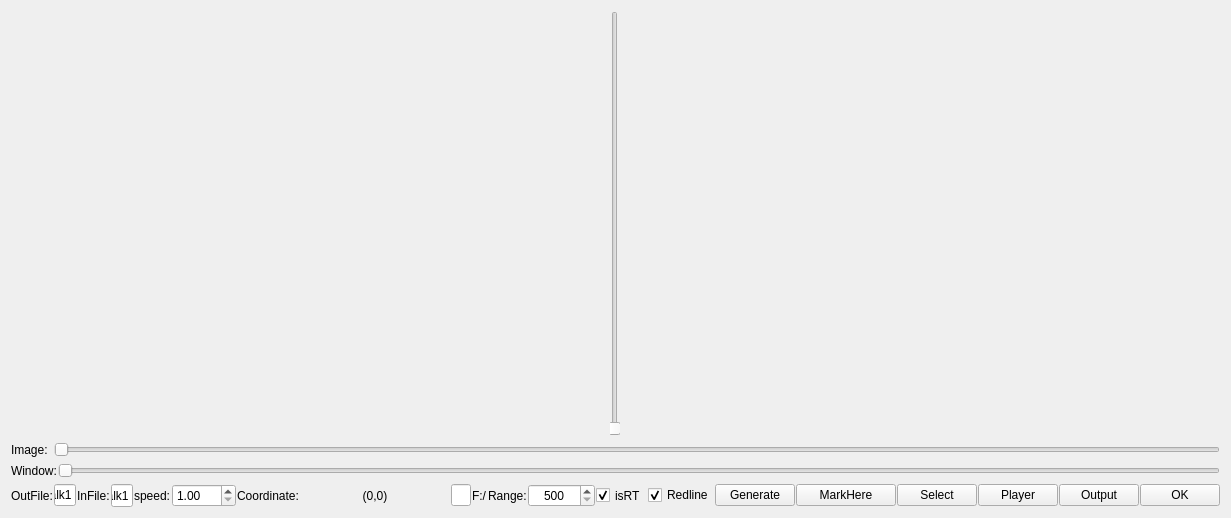
<?xml version="1.0" encoding="UTF-8"?>
<ui version="4.0">
 <class>Widget</class>
 <widget class="QWidget" name="Widget">
  <property name="geometry">
   <rect>
    <x>0</x>
    <y>0</y>
    <width>1122</width>
    <height>518</height>
   </rect>
  </property>
  <property name="windowTitle">
   <string>Imu Processer</string>
  </property>
  <layout class="QGridLayout" name="gridLayout">
   <item row="0" column="0">
    <layout class="QHBoxLayout" name="horizontalLayout_1" stretch="0,1">
     <property name="spacing">
      <number>0</number>
     </property>
     <property name="sizeConstraint">
      <enum>QLayout::SetMinimumSize</enum>
     </property>
     <item>
      <layout class="QGridLayout" name="gridLayoutCharts" rowstretch="0" columnstretch="0" rowminimumheight="0" columnminimumwidth="0">
       <property name="sizeConstraint">
        <enum>QLayout::SetMinimumSize</enum>
       </property>
       <property name="rightMargin">
        <number>0</number>
       </property>
       <property name="bottomMargin">
        <number>0</number>
       </property>
       <property name="spacing">
        <number>0</number>
       </property>
      </layout>
     </item>
     <item>
      <widget class="QSlider" name="ZoomverticalSlider">
       <property name="maximumSize">
        <size>
         <width>10</width>
         <height>16777215</height>
        </size>
       </property>
       <property name="minimum">
        <number>5000</number>
       </property>
       <property name="maximum">
        <number>15000</number>
       </property>
       <property name="singleStep">
        <number>1</number>
       </property>
       <property name="pageStep">
        <number>2</number>
       </property>
       <property name="value">
        <number>5000</number>
       </property>
       <property name="orientation">
        <enum>Qt::Vertical</enum>
       </property>
      </widget>
     </item>
    </layout>
   </item>
   <item row="4" column="0">
    <layout class="QHBoxLayout" name="horizontalLayout_3">
     <property name="spacing">
      <number>1</number>
     </property>
     <item>
      <widget class="QLabel" name="Scopelabel">
       <property name="maximumSize">
        <size>
         <width>60</width>
         <height>16777215</height>
        </size>
       </property>
       <property name="text">
        <string>OutFile:</string>
       </property>
      </widget>
     </item>
     <item>
      <widget class="QLineEdit" name="lineEdit">
       <property name="maximumSize">
        <size>
         <width>100</width>
         <height>16777215</height>
        </size>
       </property>
       <property name="text">
        <string>walk1</string>
       </property>
       <property name="alignment">
        <set>Qt::AlignCenter</set>
       </property>
      </widget>
     </item>
     <item>
      <widget class="QLabel" name="Filenamelabel">
       <property name="maximumSize">
        <size>
         <width>60</width>
         <height>16777215</height>
        </size>
       </property>
       <property name="text">
        <string>InFile:</string>
       </property>
      </widget>
     </item>
     <item>
      <widget class="QLineEdit" name="FilenamelineEdit">
       <property name="maximumSize">
        <size>
         <width>100</width>
         <height>100</height>
        </size>
       </property>
       <property name="text">
        <string>walk1</string>
       </property>
       <property name="alignment">
        <set>Qt::AlignCenter</set>
       </property>
      </widget>
     </item>
     <item>
      <spacer name="horizontalSpacer">
       <property name="orientation">
        <enum>Qt::Horizontal</enum>
       </property>
       <property name="sizeHint" stdset="0">
        <size>
         <width>40</width>
         <height>20</height>
        </size>
       </property>
      </spacer>
     </item>
     <item>
      <widget class="QLabel" name="label_2">
       <property name="text">
        <string>speed:</string>
       </property>
      </widget>
     </item>
     <item>
      <widget class="QDoubleSpinBox" name="playspeeddoubleSpinBox">
       <property name="minimum">
        <double>1.000000000000000</double>
       </property>
       <property name="maximum">
        <double>100.000000000000000</double>
       </property>
      </widget>
     </item>
     <item>
      <spacer name="horizontalSpacer_2">
       <property name="orientation">
        <enum>Qt::Horizontal</enum>
       </property>
       <property name="sizeHint" stdset="0">
        <size>
         <width>40</width>
         <height>20</height>
        </size>
       </property>
      </spacer>
     </item>
     <item>
      <widget class="QLabel" name="label_3">
       <property name="text">
        <string>Coordinate:</string>
       </property>
      </widget>
     </item>
     <item>
      <widget class="QLabel" name="Coordinatelabel">
       <property name="sizePolicy">
        <sizepolicy hsizetype="Fixed" vsizetype="Preferred">
         <horstretch>0</horstretch>
         <verstretch>0</verstretch>
        </sizepolicy>
       </property>
       <property name="minimumSize">
        <size>
         <width>150</width>
         <height>0</height>
        </size>
       </property>
       <property name="maximumSize">
        <size>
         <width>150</width>
         <height>16777215</height>
        </size>
       </property>
       <property name="text">
        <string>(0,0)</string>
       </property>
       <property name="textFormat">
        <enum>Qt::AutoText</enum>
       </property>
       <property name="alignment">
        <set>Qt::AlignCenter</set>
       </property>
       <property name="wordWrap">
        <bool>false</bool>
       </property>
      </widget>
     </item>
     <item>
      <widget class="QLineEdit" name="lineEdit_2">
       <property name="minimumSize">
        <size>
         <width>20</width>
         <height>0</height>
        </size>
       </property>
      </widget>
     </item>
     <item>
      <widget class="QLabel" name="rootDirLabel">
       <property name="text">
        <string>F:/</string>
       </property>
      </widget>
     </item>
     <item>
      <spacer name="horizontalSpacer_3">
       <property name="orientation">
        <enum>Qt::Horizontal</enum>
       </property>
       <property name="sizeHint" stdset="0">
        <size>
         <width>40</width>
         <height>20</height>
        </size>
       </property>
      </spacer>
     </item>
     <item>
      <widget class="QLabel" name="label">
       <property name="text">
        <string>Range:</string>
       </property>
      </widget>
     </item>
     <item>
      <widget class="QSpinBox" name="axisXRangespinBox">
       <property name="alignment">
        <set>Qt::AlignCenter</set>
       </property>
       <property name="minimum">
        <number>500</number>
       </property>
       <property name="maximum">
        <number>1000000</number>
       </property>
       <property name="value">
        <number>500</number>
       </property>
      </widget>
     </item>
     <item>
      <spacer name="horizontalSpacer_4">
       <property name="orientation">
        <enum>Qt::Horizontal</enum>
       </property>
       <property name="sizeHint" stdset="0">
        <size>
         <width>40</width>
         <height>20</height>
        </size>
       </property>
      </spacer>
     </item>
     <item>
      <widget class="QCheckBox" name="checkBox">
       <property name="maximumSize">
        <size>
         <width>60</width>
         <height>100</height>
        </size>
       </property>
       <property name="text">
        <string>isRT</string>
       </property>
       <property name="checked">
        <bool>true</bool>
       </property>
      </widget>
     </item>
     <item>
      <widget class="QCheckBox" name="RedcheckBox">
       <property name="text">
        <string>Redline</string>
       </property>
       <property name="checked">
        <bool>true</bool>
       </property>
      </widget>
     </item>
     <item>
      <widget class="QPushButton" name="GeneratepushButton">
       <property name="text">
        <string>Generate</string>
       </property>
      </widget>
     </item>
     <item>
      <widget class="QPushButton" name="pushButton_2">
       <property name="minimumSize">
        <size>
         <width>100</width>
         <height>0</height>
        </size>
       </property>
       <property name="text">
        <string>MarkHere</string>
       </property>
      </widget>
     </item>
     <item>
      <widget class="QPushButton" name="SelectpushButton">
       <property name="text">
        <string>Select</string>
       </property>
      </widget>
     </item>
     <item>
      <widget class="QPushButton" name="PlaypushButton">
       <property name="maximumSize">
        <size>
         <width>100</width>
         <height>16777215</height>
        </size>
       </property>
       <property name="text">
        <string>Player</string>
       </property>
       <property name="checkable">
        <bool>true</bool>
       </property>
       <property name="flat">
        <bool>false</bool>
       </property>
      </widget>
     </item>
     <item>
      <widget class="QPushButton" name="OutputpushButton">
       <property name="text">
        <string>Output</string>
       </property>
      </widget>
     </item>
     <item>
      <widget class="QPushButton" name="pushButton">
       <property name="maximumSize">
        <size>
         <width>100</width>
         <height>16777215</height>
        </size>
       </property>
       <property name="text">
        <string>OK</string>
       </property>
      </widget>
     </item>
    </layout>
   </item>
   <item row="2" column="0">
    <layout class="QHBoxLayout" name="horizontalLayout">
     <item>
      <widget class="QLabel" name="label_4">
       <property name="text">
        <string>Image:</string>
       </property>
      </widget>
     </item>
     <item>
      <widget class="QSlider" name="ImagPositionhorizontalSlider">
       <property name="maximum">
        <number>500</number>
       </property>
       <property name="orientation">
        <enum>Qt::Horizontal</enum>
       </property>
      </widget>
     </item>
    </layout>
   </item>
   <item row="3" column="0">
    <layout class="QHBoxLayout" name="horizontalLayout_2" stretch="0,1">
     <property name="spacing">
      <number>1</number>
     </property>
     <property name="sizeConstraint">
      <enum>QLayout::SetMaximumSize</enum>
     </property>
     <item>
      <widget class="QLabel" name="WindowPositionlabel">
       <property name="text">
        <string>Window:</string>
       </property>
      </widget>
     </item>
     <item>
      <widget class="QSlider" name="WindowPositionhorizontalSlider">
       <property name="sizePolicy">
        <sizepolicy hsizetype="Expanding" vsizetype="Fixed">
         <horstretch>1</horstretch>
         <verstretch>0</verstretch>
        </sizepolicy>
       </property>
       <property name="minimumSize">
        <size>
         <width>700</width>
         <height>0</height>
        </size>
       </property>
       <property name="singleStep">
        <number>10</number>
       </property>
       <property name="orientation">
        <enum>Qt::Horizontal</enum>
       </property>
      </widget>
     </item>
    </layout>
   </item>
  </layout>
 </widget>
 <layoutdefault spacing="6" margin="11"/>
 <resources/>
 <connections/>
</ui>
